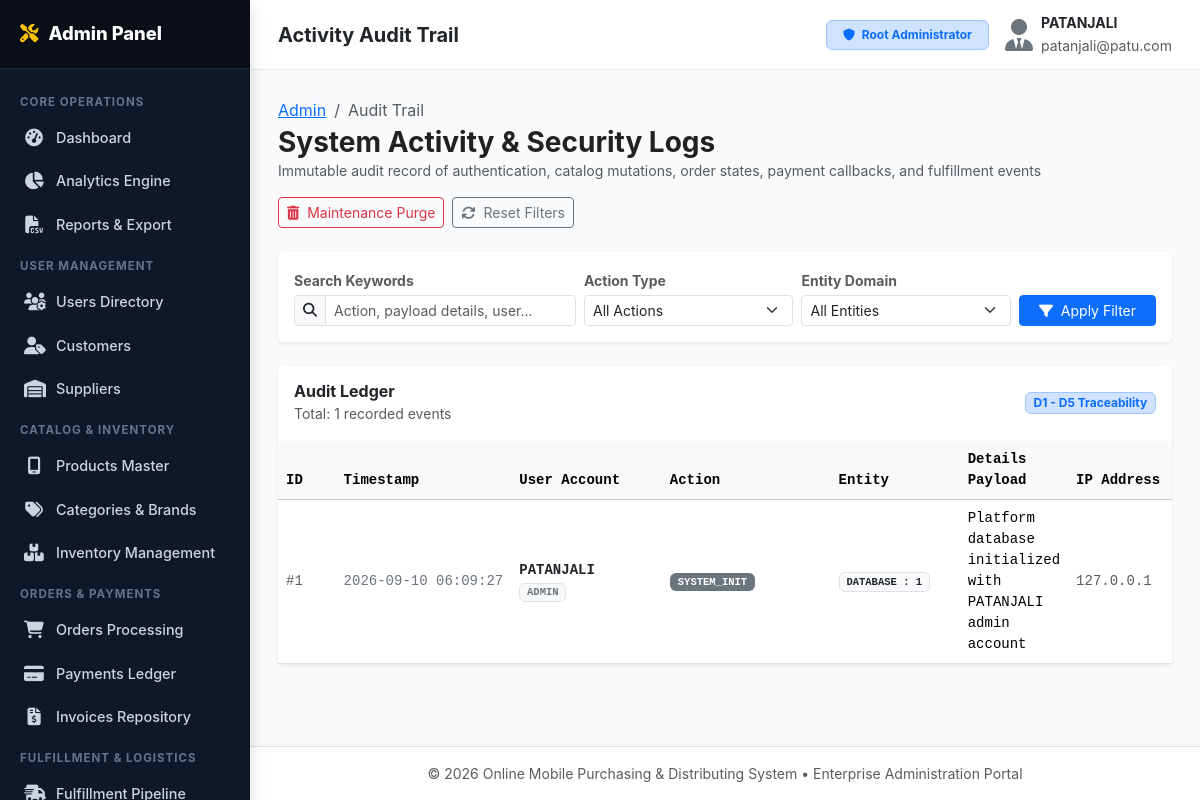
Screenshot of /admin/logs.php (signed in) with the database file from the repository.
### tables this page shows
CREATE TABLE `activity_logs` (
  `log_id` INT AUTO_INCREMENT PRIMARY KEY,
  `user_id` INT NULL,
  `action` VARCHAR(100) NOT NULL,
  `entity_type` VARCHAR(50) NULL,
  `entity_id` VARCHAR(50) NULL,
  `details` TEXT NULL,
  `ip_address` VARCHAR(50) NULL,
  `created_at` DATETIME DEFAULT CURRENT_TIMESTAMP,
  INDEX `idx_logs_user` (`user_id`),
  INDEX `idx_logs_action` (`action`),
  CONSTRAINT `fk_logs_user` FOREIGN KEY (`user_id`) REFERENCES `users` (`user_id`) ON DELETE SET NULL
);

CREATE TABLE `users` (
  `user_id` INT AUTO_INCREMENT PRIMARY KEY,
  `name` VARCHAR(100) NOT NULL,
  `email` VARCHAR(150) NOT NULL UNIQUE,
  `phone` VARCHAR(20) NOT NULL,
  `password_hash` VARCHAR(255) NOT NULL,
  `role` ENUM('ADMIN', 'CUSTOMER', 'SUPPLIER') NOT NULL DEFAULT 'CUSTOMER',
  `status` ENUM('ACTIVE', 'INACTIVE', 'SUSPENDED') NOT NULL DEFAULT 'ACTIVE',
  `address` TEXT NULL,
  `city` VARCHAR(100) NULL,
  `state` VARCHAR(100) NULL,
  `pincode` VARCHAR(20) NULL,
  `created_at` DATETIME DEFAULT CURRENT_TIMESTAMP,
  `updated_at` DATETIME DEFAULT CURRENT_TIMESTAMP ON UPDATE CURRENT_TIMESTAMP,
  `last_login` DATETIME NULL,
  INDEX `idx_users_role` (`role`),
  INDEX `idx_users_status` (`status`)
);

### includes/auth.php (called while the page is built, shortened)
<?php
function is_logged_in() {
    return !empty($_SESSION['user_id']) && !empty($_SESSION['user_role']);
}
function current_user() {
    return [
        'id'    => $_SESSION['user_id'],
        'name'  => $_SESSION['user_name'] ?? '',
        'email' => $_SESSION['user_email'] ?? '',
        'role'  => $_SESSION['user_role'] ?? '',
        'supplier_id' => $_SESSION['supplier_id'] ?? null
    ];
}

### admin/logs.php (the view, shortened to what this page needs)
<?php
$pageTitle = "Activity Audit Trail";
require_once dirname(__DIR__) . '/includes/auth.php';
$db = get_db_connection();
$search = trim($_GET['q'] ?? '');
$page = max(1, (int)($_GET['p'] ?? 1));
$limit = 25;
$offset = ($page - 1) * $limit;
$where = ["1=1"];
$params = [];
$whereSql = implode(" AND ", $where);
$countSql = "SELECT COUNT(*) FROM activity_logs l LEFT JOIN users u ON l.user_id = u.user_id WHERE {$whereSql}";
$cStmt = $db->prepare($countSql);
$cStmt->execute($params);
$totalRows = (int)$cStmt->fetchColumn();
$sql = "SELECT l.*, u.name as user_name, u.email as user_email, u.role as user_role
        FROM activity_logs l
        LEFT JOIN users u ON l.user_id = u.user_id
        WHERE {$whereSql}
        ORDER BY l.log_id DESC
        LIMIT {$limit} OFFSET {$offset}";
$stmt = $db->prepare($sql);
$stmt->execute($params);
$logs = $stmt->fetchAll(PDO::FETCH_ASSOC);
require_once __DIR__ . '/header.php';
?>
<div class="d-flex flex-wrap justify-content-between align-items-center mb-4 gap-3">
    <div>
        <nav aria-label="breadcrumb">
            <ol class="breadcrumb mb-1">
                <li class="breadcrumb-item"><a href="<?= BASE_URL ?>/admin/dashboard.php">Admin</a></li>
                <li class="breadcrumb-item active">Audit Trail</li>
            </ol>
        </nav>
        <h3 class="fw-bold mb-0">System Activity &amp; Security Logs</h3>
        <p class="text-muted small mb-0">
            Immutable audit record of authentication, catalog mutations, order states, payment callbacks, and fulfillment events
        </p>
    </div>
    <div class="d-flex gap-2">
        <button type="button" class="btn btn-outline-danger btn-sm" data-bs-toggle="modal" data-bs-target="#purgeModal">
            <i class="fa-solid fa-trash-can me-1"></i> Maintenance Purge
        </button>
        <a href="logs.php" class="btn btn-outline-secondary btn-sm">
            <i class="fa-solid fa-arrows-rotate me-1"></i> Reset Filters
        </a>
    </div>
</div>
<div class="card border-0 shadow-sm mb-4">
    <div class="card-body p-3">
        <form method="GET" action="logs.php" class="row g-2 align-items-end">
            <div class="col-md-4">
                <label class="form-label small fw-bold text-muted mb-1">Search Keywords</label>
                <div class="input-group input-group-sm">
                    <span class="input-group-text"><i class="fa-solid fa-magnifying-glass"></i></span>
                    <input type="text" name="q" class="form-control" placeholder="Action, payload details, user..." value="<?= htmlspecialchars($search) ?>">
                </div>
            </div>
            <div class="col-md-3">
                <label class="form-label small fw-bold text-muted mb-1">Action Type</label>
                <select name="action" class="form-select form-select-sm">
                    <option value="">All Actions</option>
                </select>
            </div>
            <div class="col-md-3">
                <label class="form-label small fw-bold text-muted mb-1">Entity Domain</label>
                <select name="entity" class="form-select form-select-sm">
                    <option value="">All Entities</option>
                </select>
            </div>
            <div class="col-md-2">
                <button type="submit" class="btn btn-primary btn-sm w-100">
                    <i class="fa-solid fa-filter me-1"></i> Apply Filter
                </button>
            </div>
        </form>
    </div>
</div>
<div class="card border-0 shadow-sm">
    <div class="card-header bg-white py-3 border-0 d-flex justify-content-between align-items-center">
        <div>
            <h6 class="fw-bold mb-0">Audit Ledger</h6>
            <small class="text-muted">Total: <?= number_format($totalRows) ?> recorded events</small>
        </div>
        <div class="d-flex gap-2">
            <span class="badge bg-primary-subtle text-primary border border-primary-subtle">D1 - D5 Traceability</span>
        </div>
    </div>
    <div class="card-body p-0">
        <div class="table-responsive">
            <table class="table table-hover align-middle mb-0 font-monospace small">
                <thead class="table-light font-sans-serif">
                    <tr>
                        <th style="width: 70px;">ID</th>
                        <th style="width: 160px;">Timestamp</th>
                        <th style="width: 180px;">User Account</th>
                        <th style="width: 220px;">Action</th>
                        <th style="width: 140px;">Entity</th>
                        <th>Details Payload</th>
                        <th style="width: 110px;">IP Address</th>
                    </tr>
                </thead>
                <tbody>
                    <?php if (empty($logs)): ?>
                        <tr>
                            <td colspan="7" class="text-center py-5 text-muted font-sans-serif">No activity logs found matching the filter criteria.</td>
                        </tr>
                    <?php else: ?>
                        <?php foreach ($logs as $log): ?>
                            <?php
                            $actionClass = 'bg-secondary';
                            $detailsDisplay = $log['details'];
                            ?>
                            <tr>
                                <td class="text-muted">#<?= $log['log_id'] ?></td>
                                <td class="text-nowrap text-secondary"><?= date('Y-m-d H:i:s', strtotime($log['created_at'])) ?></td>
                                <td class="font-sans-serif">
                                    <?php if ($log['user_id']): ?>
                                        <div class="fw-bold text-dark text-truncate" style="max-width: 160px;" title="<?= htmlspecialchars($log['user_name']) ?>">
                                            <?= htmlspecialchars($log['user_name'] ?? 'User #' . $log['user_id']) ?>
                                        </div>
                                        <small class="badge bg-light text-secondary border"><?= htmlspecialchars($log['user_role'] ?? 'USER') ?></small>
                                    <?php else: ?>
                                        <span class="badge bg-secondary-subtle text-secondary">SYSTEM / GUEST</span>
                                    <?php endif; ?>
                                </td>
                                <td>
                                    <span class="badge <?= $actionClass ?> px-2 py-1 text-wrap text-break">
                                        <?= htmlspecialchars($log['action']) ?>
                                    </span>
                                </td>
                                <td>
                                    <?php if ($log['entity_type']): ?>
                                        <span class="badge bg-light text-dark border">
                                            <?= htmlspecialchars($log['entity_type']) ?>
                                            <?php if ($log['entity_id']): ?>: <?= htmlspecialchars($log['entity_id']) ?><?php endif; ?>
                                        </span>
                                    <?php else: ?>
                                        <span class="text-muted">-</span>
                                    <?php endif; ?>
                                </td>
                                <td>
                                    <?php if (strlen($detailsDisplay) > 100): ?>
                                        <div class="text-truncate" style="max-width: 350px;" title="<?= htmlspecialchars($detailsDisplay) ?>">
                                            <?= htmlspecialchars($detailsDisplay) ?>
                                        </div>
                                        <a href="javascript:void(0)" class="small text-primary text-decoration-none font-sans-serif" onclick="alert(<?= htmlspecialchars(json_encode($detailsDisplay)) ?>)">
                                            View Full Payload
                                        </a>
                                    <?php else: ?>
                                        <?= htmlspecialchars($detailsDisplay ?: '-') ?>
                                    <?php endif; ?>
                                </td>
                                <td class="text-muted"><?= htmlspecialchars($log['ip_address'] ?? '-') ?></td>
                            </tr>
                        <?php endforeach; ?>
                    <?php endif; ?>
                </tbody>
            </table>
        </div>
    </div>
</div>
<?php require_once __DIR__ . '/footer.php'; ?>

### admin/header.php (shortened to what this page needs)
<?php
require_once dirname(__DIR__) . '/includes/auth.php';
$user = current_user();
$activePage = basename($_SERVER['PHP_SELF'], '.php');
?>
<!DOCTYPE html>
<html lang="en">
<head>
    <link href="https://cdn.jsdelivr.net/npm/bootstrap@5.3.3/dist/css/bootstrap.min.css" rel="stylesheet">
    <link rel="stylesheet" href="https://cdnjs.cloudflare.com/ajax/libs/font-awesome/6.5.1/css/all.min.css">
    <link rel="stylesheet" href="<?= BASE_URL ?>/assets/css/admin.css">
    <link rel="stylesheet" href="<?= BASE_URL ?>/assets/css/custom.css">
</head>
<body class="admin-body">
<aside class="admin-sidebar shadow">
    <a href="<?= BASE_URL ?>/admin/dashboard.php" class="admin-brand">
        <i class="fa-solid fa-screwdriver-wrench text-warning"></i>
        <span>Admin Panel</span>
    </a>
    <ul class="admin-nav">
        <li class="admin-nav-header">Core Operations</li>
        <li class="admin-nav-item">
            <a href="<?= BASE_URL ?>/admin/dashboard.php" class="admin-nav-link <?= $activePage === 'dashboard' ? 'active' : '' ?>">
                <i class="fa-solid fa-gauge-high"></i> <span>Dashboard</span>
            </a>
        </li>
        <li class="admin-nav-item">
            <a href="<?= BASE_URL ?>/admin/analytics.php" class="admin-nav-link <?= $activePage === 'analytics' ? 'active' : '' ?>">
                <i class="fa-solid fa-chart-pie"></i> <span>Analytics Engine</span>
            </a>
        </li>
        <li class="admin-nav-item">
            <a href="<?= BASE_URL ?>/admin/reports.php" class="admin-nav-link <?= $activePage === 'reports' ? 'active' : '' ?>">
                <i class="fa-solid fa-file-csv"></i> <span>Reports &amp; Export</span>
            </a>
        </li>
        <li class="admin-nav-header">User Management</li>
        <li class="admin-nav-item">
            <a href="<?= BASE_URL ?>/admin/users.php" class="admin-nav-link <?= $activePage === 'users' ? 'active' : '' ?>">
                <i class="fa-solid fa-users-gear"></i> <span>Users Directory</span>
            </a>
        </li>
        <li class="admin-nav-item">
            <a href="<?= BASE_URL ?>/admin/customers.php" class="admin-nav-link <?= $activePage === 'customers' ? 'active' : '' ?>">
                <i class="fa-solid fa-user-tag"></i> <span>Customers</span>
            </a>
        </li>
        <li class="admin-nav-item">
            <a href="<?= BASE_URL ?>/admin/suppliers.php" class="admin-nav-link <?= $activePage === 'suppliers' ? 'active' : '' ?>">
                <i class="fa-solid fa-warehouse"></i> <span>Suppliers</span>
            </a>
        </li>
        <li class="admin-nav-header">Catalog &amp; Inventory</li>
        <li class="admin-nav-item">
            <a href="<?= BASE_URL ?>/admin/products.php" class="admin-nav-link <?= $activePage === 'products' ? 'active' : '' ?>">
                <i class="fa-solid fa-mobile-screen"></i> <span>Products Master</span>
            </a>
        </li>
        <li class="admin-nav-item">
            <a href="<?= BASE_URL ?>/admin/categories.php" class="admin-nav-link <?= $activePage === 'categories' ? 'active' : '' ?>">
                <i class="fa-solid fa-tags"></i> <span>Categories &amp; Brands</span>
            </a>
        </li>
        <li class="admin-nav-item">
            <a href="<?= BASE_URL ?>/admin/inventory.php" class="admin-nav-link <?= $activePage === 'inventory' ? 'active' : '' ?>">
                <i class="fa-solid fa-boxes-stacked"></i> <span>Inventory Management</span>
            </a>
        </li>
        <li class="admin-nav-header">Orders &amp; Payments</li>
        <li class="admin-nav-item">
            <a href="<?= BASE_URL ?>/admin/orders.php" class="admin-nav-link <?= $activePage === 'orders' ? 'active' : '' ?>">
                <i class="fa-solid fa-cart-shopping"></i> <span>Orders Processing</span>
            </a>
        </li>
        <li class="admin-nav-item">
            <a href="<?= BASE_URL ?>/admin/payments.php" class="admin-nav-link <?= $activePage === 'payments' ? 'active' : '' ?>">
                <i class="fa-solid fa-credit-card"></i> <span>Payments Ledger</span>
            </a>
        </li>
        <li class="admin-nav-item">
            <a href="<?= BASE_URL ?>/admin/invoices.php" class="admin-nav-link <?= $activePage === 'invoices' ? 'active' : '' ?>">
                <i class="fa-solid fa-file-invoice-dollar"></i> <span>Invoices Repository</span>
            </a>
        </li>
        <li class="admin-nav-header">Fulfillment &amp; Logistics</li>
        <li class="admin-nav-item">
            <a href="<?= BASE_URL ?>/admin/fulfillment.php" class="admin-nav-link <?= $activePage === 'fulfillment' ? 'active' : '' ?>">
                <i class="fa-solid fa-truck-fast"></i> <span>Fulfillment Pipeline</span>
            </a>
        </li>
    </ul>
</aside>
<div class="admin-main">
    <header class="admin-topbar">
        <div class="d-flex align-items-center gap-3">
            <h5 class="fw-bold mb-0 text-dark"><?= htmlspecialchars($pageTitle ?? 'Administrator Panel') ?></h5>
        </div>
        <div class="d-flex align-items-center gap-3">
            <span class="badge bg-primary-subtle text-primary border border-primary-subtle px-3 py-2 fw-bold">
                <i class="fa-solid fa-shield me-1"></i> Root Administrator
            </span>
            <div class="d-flex align-items-center gap-2">
                <i class="fa-solid fa-user-tie fa-2x text-secondary"></i>
                <div class="d-none d-sm-block text-start">
                    <div class="fw-bold text-dark small mb-0"><?= htmlspecialchars($user['name']) ?></div>
                    <small class="text-muted"><?= htmlspecialchars($user['email']) ?></small>
                </div>
            </div>
        </div>
    </header>
    <main class="admin-content">

### rows the page displays
activity_logs: user.name "PATANJALI", user.email "patanjali@patu.com", log_id "1", created_at "2026-09-10 06:09:27", user.role "ADMIN", action "SYSTEM_INIT", entity_type "DATABASE", entity "1", details "Platform database initialized with PATANJALI admin account", ip_address "127.0.0.1"

### other values shown
$pageTitle "Activity Audit Trail"
$totalRows "1"
